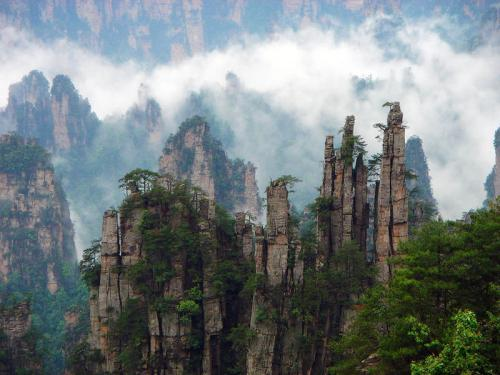
#> input picture python/contrib/cartoonGAN_picture/data/scenery.jpg, 500 x 375 px, found by its file name; its folder holds only this picture in this run
$ python deeplabv3.py
#> lines starting #> are read from the running program, lines starting #| are printed output that depends on the picture
#> (the call stopped at in init, `ret = acl.init()`: acl is not available in this run)
### python/level2_simple_inference/3_segmentation/deeplabv3_coco_pic/src/acl_model.py
"""
Copyright (R) @huawei.com, all rights reserved
-*- coding:utf-8 -*-
"""
import acl
import struct
import numpy as np
import datetime
from utils import *

class Model(object):
    def __init__(self, acl_resource, model_path):
#> called with model_path = './model/deeplabv3_plus.om'
        print("load model ", model_path)
        self.acl_resource = acl_resource
        self._run_mode = acl_resource.run_mode
        self.model_path = model_path    # string
        self.model_id = None            # pointer
        self.input_dataset = None
        self._input_num = 0
        self.output_dataset = None
        self._input_buffer = []
        self._output_info = []
        self.model_desc = None          # pointer when using
        self._init_resource()
#> (the call stopped at in _init_resource, `self.model_id, ret = acl.mdl.load_from_file(self.model_path)`: acl is not available in this run)
        self._is_released = False
        acl_resource.register_resource(self)
        return

    # [20 lines left out: function __del__, not called in this run]

    def _init_resource(self):
        print("Init model resource")
        #load model file
        self.model_id, ret = acl.mdl.load_from_file(self.model_path)
        check_ret("acl.mdl.load_from_file", ret)
        self.model_desc = acl.mdl.create_desc()
        ret = acl.mdl.get_desc(self.model_desc, self.model_id)
        check_ret("acl.mdl.get_desc", ret)

        #get model output
        output_size = acl.mdl.get_num_outputs(self.model_desc)

        #create model output dataset
        self._gen_output_dataset(output_size)
        print("[Model] class Model init resource stage success")

        #get model output description
        self._get_output_desc(output_size)

        #create input buffer
        self._init_input_buffer()
        return SUCCESS

    # [40 lines left out: functions _get_output_desc, _gen_output_dataset, _init_input_buffer, not called in this run]

    def _gen_input_dataset(self, input_list):
        ret = SUCCESS
        if len(input_list) != self._input_num:
            print("Current input data num %d unequal to"
                  " model input num %d"%(len(input_list), self._input_num))
            return FAILED

        self.input_dataset = acl.mdl.create_dataset()
        for i in range(self._input_num):
            item = input_list[i]
            data, size = self._parse_input_data(item, i)
            if (data is None) or (size == 0):
                ret = FAILED
                print("The %d input is invalid"%(i))
                break

            dataset_buffer = acl.create_data_buffer(data, size)
            _, ret = acl.mdl.add_dataset_buffer(self.input_dataset,
                                                dataset_buffer)
            if ret:
                print("Add input dataset buffer failed")
                acl.destroy_data_buffer(self.input_dataset)
                ret = FAILED
                break
        if ret == FAILED:
            self._release_dataset(self.input_dataset)
        return ret

    # [45 lines left out: functions _parse_input_data, _copy_input_to_device, not called in this run]

    def execute(self, input_list):
        ret = self._gen_input_dataset(input_list)
        if ret == FAILED:
            print("Gen model input dataset failed")
            return None

        start = datetime.datetime.now()
        ret = acl.mdl.execute(self.model_id,
                              self.input_dataset,
                              self.output_dataset)
        if ret != ACL_ERROR_NONE:
            print("Execute model failed for acl.mdl.execute error ", ret)
            return None
        end = datetime.datetime.now()
        print("acl.mdl.execute exhaust ", end - start)
        self._release_dataset(self.input_dataset)
        self.input_dataset = None
        return self._output_dataset_to_numpy()

    # [54 lines left out: functions _output_dataset_to_numpy, _unpack_bytes_array, _release_dataset, not called in this run]

### python/level2_simple_inference/3_segmentation/deeplabv3_pascal_pic/src/acl_resource.py
"""
Copyright (R) @huawei.com, all rights reserved
-*- coding:utf-8 -*-
"""
import acl

from utils import check_ret

DICT_KEY_RESOURCE = "resource"
DICT_KEY_STATUS = "status"
DICT_VAL_REG = "register"
DICT_VAL_UNREG = "unregister"

class AclResource(object):
    """AclResource"""
    def __init__(self, device_id=0):
        self.device_id = device_id
        self.context = None
        self.stream = None
        self.run_mode = None
        self.other_resource_list = []

    def init(self):
        """init"""
        print("[Sample] init resource stage:")
        ret = acl.init()
        check_ret("acl.rt.set_device", ret)

        ret = acl.rt.set_device(self.device_id)
        check_ret("acl.rt.set_device", ret)

        self.context, ret = acl.rt.create_context(self.device_id)
        check_ret("acl.rt.create_context", ret)

        self.stream, ret = acl.rt.create_stream()
        check_ret("acl.rt.create_stream", ret)

        self.run_mode, ret = acl.rt.get_run_mode()
        check_ret("acl.rt.get_run_mode", ret)

        print("Init resource success")
        return

    def register_resource(self, resource):
        """register_resource"""
        self.other_resource_list.append({DICT_KEY_RESOURCE:resource,
                                         DICT_KEY_STATUS:DICT_VAL_REG})
        return

    # [23 lines left out: functions unregister_resource, __del__, not called in this run]

### python/level2_simple_inference/3_segmentation/deeplabv3_coco_pic/src/deeplabv3.py
"""
Copyright (R) @huawei.com, all rights reserved
-*- coding:utf-8 -*-
"""
import cv2 as cv
import numpy as np
import os
import time
import constants
from acl_model import Model
from acl_resource import AclResource

MODEL_WIDTH = 513
MODEL_HEIGHT = 513
INPUT_DIR = './data/'
OUTPUT_DIR = './out/'
MODEL_PATH = './model/deeplabv3_plus.om'
"""
function: preprocess
param: picPath
"""
def preprocess(picPath):
    #read img
#> called with picPath = './data/scenery.jpg'
    bgr_img = cv.imread(picPath)
#> bgr_img is the input picture: shape (375, 500, 3); mean B, G, R 126.8, 125.8, 117.1
    print(bgr_img.shape)
#| (375, 500, 3)

    #get img shape
    orig_shape = bgr_img.shape[:2]
#> orig_shape = (375, 500)

    #resize img
    img = cv.resize(bgr_img, (MODEL_WIDTH, MODEL_HEIGHT)).astype(np.int8)
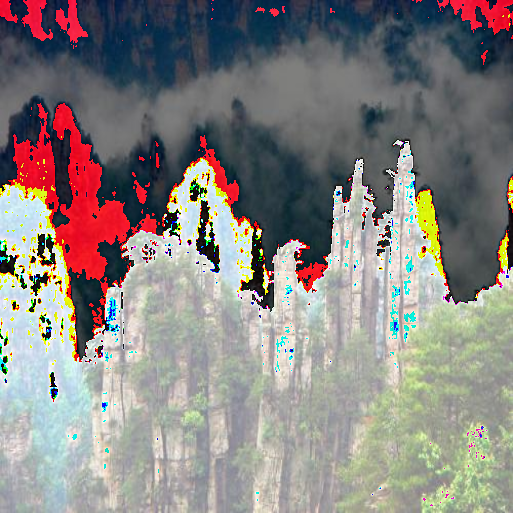
#> img: shape (513, 513, 3) int8; mean B, G, R 1.6, 4.1, 8.3; drawn with min black and max white

    # save memory C_CONTIGUOUS mode
    if not img.flags['C_CONTIGUOUS']:
        img = np.ascontiguousarray(img)
    return orig_shape , img

def postprocess(result_list, pic, orig_shape,pic_path):
    result_img = result_list[0].reshape(513,513)
    result_img = result_img.astype('uint8')
    orig_img = cv.imread(pic_path)
    img = cv.merge((result_img , result_img,result_img))
    bgr_img = cv.resize(img,(orig_shape[1],orig_shape[0]))
    bgr_img = (bgr_img + 255)
    output_pic = os.path.join(OUTPUT_DIR, "out_" + pic)
    cv.imwrite(output_pic, bgr_img)

def main():
    #create output directory
    if not os.path.exists(OUTPUT_DIR):
        os.mkdir(OUTPUT_DIR)

    #acl init
    acl_resource = AclResource()
    acl_resource.init()

    #load model
    model = Model(acl_resource, MODEL_PATH)
    src_dir = os.listdir(INPUT_DIR)

    #infer picture
    for pic in src_dir:
        #read picture
        pic_path = os.path.join(INPUT_DIR, pic)

        #get pic data
        orig_shape,  l_data = preprocess(pic_path)
#> orig_shape = (375, 500)

        #inference
        result_list = model.execute([l_data])

        #postprocess
        postprocess(result_list, pic, orig_shape,pic_path)
    print("Execute end")

if __name__ == '__main__':
#> (the run stopped early here; a loop or call above may not have finished)
